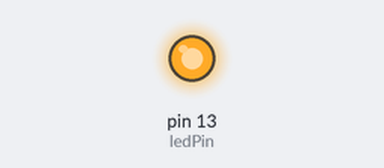
Recording of a sketch running on a simulated Arduino Uno, built with avr-gcc and run on an emulated ATmega328P. Shown: output pins drawn as LEDs (lit = HIGH).

Above: at 0.5 s.
At 6.4 s:
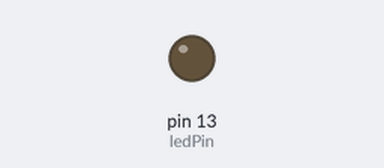
Timing chart, 0 to 9.1 s (numbered marks = the images above):
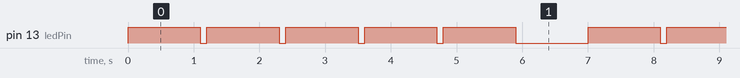

The sketch:

P16ArduinoP5.ino
```cpp
const int ledPin = 13;

void setup() {
  pinMode(13, OUTPUT);
}

void loop() {

  for (int i = 0; i < 5; i++) {
    digitalWrite(ledPin, HIGH);
    delay(1100);
    digitalWrite(ledPin, LOW);
    delay(100);
  }

  delay(1000);
}
```

Measured:
- by itself, pin 13 (ledPin): repeats every 7.0 s: 4 × (LOW 0.10 s, HIGH 1.1 s), LOW 1.1 s, HIGH 1.1 s
- by itself, everything shown: repeats every 7.0 s, in 10 steps
